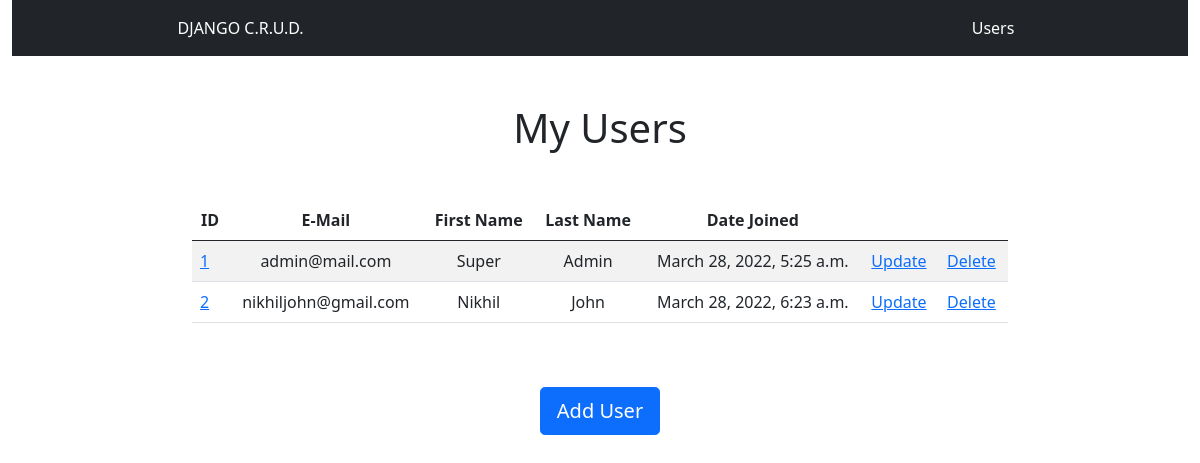
The page / on the database its author committed.
### users/models.py (models this page shows, shortened)
class User(AbstractUser):
    email = models.EmailField(max_length=100)

### users/views.py (the view)
# urls.py: path('', UserListView.as_view(), name='all'),
class UserListView(UserBaseView, ListView):
    """View to list all Users.
    Use the 'User_list' variable in the template
    to access all User objects"""

### users/templates/users/user_list.html (shortened to what this page needs)
{% extends 'base.html' %}
{% block content %}
<div class="container d-flex mt-5" style="width: 70%;">
    <div class="col">
        <h1 class="text-center">My Users</h1>
        <table class="table table-striped mt-5">
            <thead>
                <tr>
                    <th class="text-center" scope="col">ID</th>
                    <th class="text-center" scope="col">E-Mail</th>
                    <th class="text-center" scope="col">First Name</th>
                    <th class="text-center" scope="col">Last Name</th>
                    <th class="text-center" scope="col">Date Joined</th>
                    <th></th>
                    <th></th>
                </tr>
            </thead>
            <tbody>
                {% for user in user_list %}
                <tr>
                    <td class="ml-5"><a href="{% url 'users:user_detail' user.id %}">{{user.id}}</a></td>
                    <td class="text-center">{{user.email}}</td>
                    <td class="text-center">{{user.first_name}}</td>
                    <td class="text-center">{{user.last_name}}</td>
                    <td class="text-center">{{user.date_joined}}</td>
                    <td><a href="{% url 'users:user_update' user.id %} ">Update</a></td>
                    <td><a href="{% url 'users:user_delete' user.id %}">Delete</a></td>
                </tr>
            {% endfor %}
            </tbody>
        </table>
        <div class="d-flex justify-content-center">
            <a href="{% url 'users:user_create' %}" class="d-block btn btn-primary btn-lg my-5">Add User</a>
        </div>
    </div>
</div>
{% endblock content %}

### rows shown on the page
User: id "1", email "admin@mail.com", first_name "Super", last_name "Admin", date_joined "March 28, 2022, 5:25 a.m."
User: id "2", email "nikhiljohn@gmail.com", first_name "Nikhil", last_name "John", date_joined "March 28, 2022, 6:23 a.m."
